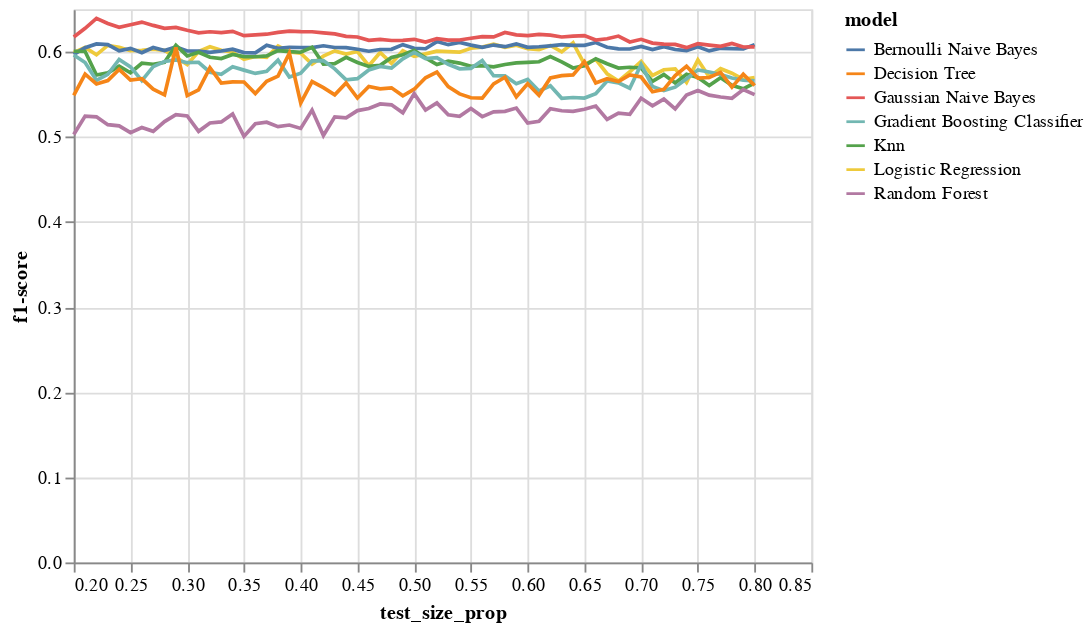

The code cell stored with this chart in its notebook:
### Code cell
alt.Chart(model_perf_smote).mark_line().encode(
    x='test_size_prop:Q',
    y='f1-score:Q',
    color='model:N',
)

### Figure 1 — Vega-Lite specification as saved in the notebook (floating-point values rounded to 4 significant figures; data arrays with more than 128 entries replaced by an {"elided": "..."} marker saying what was removed)
{"config": {"view": {"continuousWidth": 400, "continuousHeight": 300}}, "data": {"name": "data-5afc42ba80fbb69c74426d2809fa04d8"}, "mark": "line", "encoding": {"color": {"field": "model", "type": "nominal"}, "x": {"field": "test_size_prop", "type": "quantitative"}, "y": {"field": "f1-score", "type": "quantitative"}}, "$schema": "https://vega.github.io/schema/vega-lite/v4.17.0.json", "datasets": {"data-5afc42ba80fbb69c74426d2809fa04d8": {"elided": "427 records"}}}
